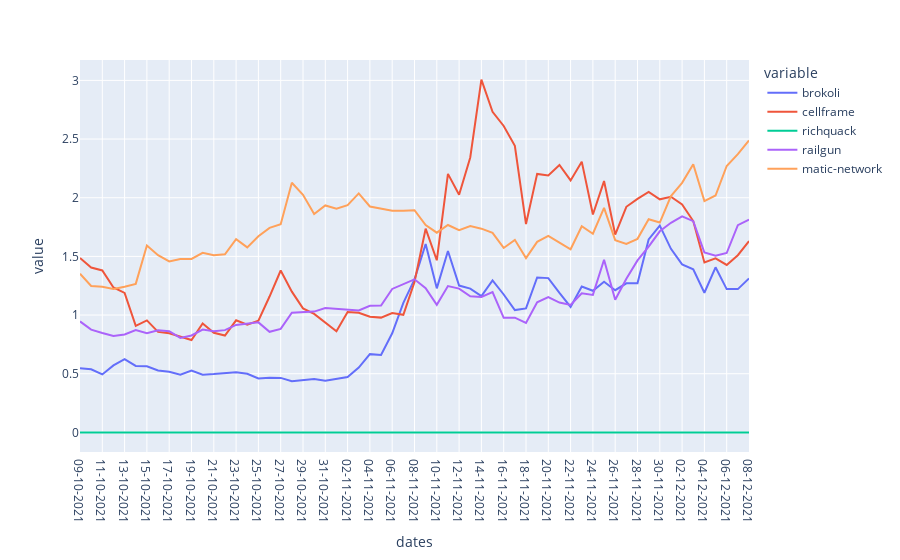

This figure's notebook cell:
### Code cell
dfPrices = dfPrices.set_index('dates')
fig = px.line(dfPrices)
# fig = px.line(dfPercents, labels = {'value': 'Percent Change', 'variable': 'coin'})
py.offline.plot(fig, filename='priceChangesLines.html')

fig.show()
